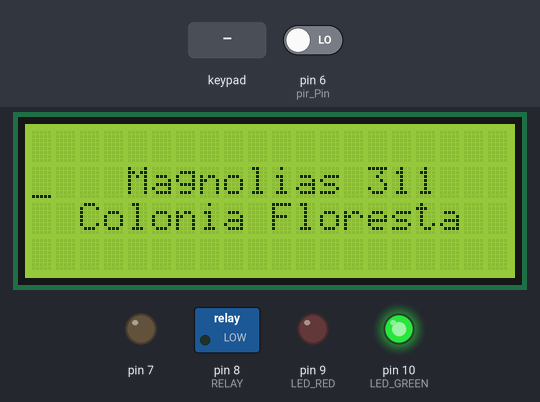
Bench run of a sketch on a simulated Arduino Mega 2560, built with avr-gcc and run on an emulated ATmega2560. On the bench: 20×4 character LCD, switched loads named in the sketch (green lamp = pin HIGH), output pins drawn as LEDs (lit = HIGH). The inputs (shaded band) are chosen by the test bench; at power-on: pin 6 (pir_Pin) LOW. What the sketch prints to the serial monitor is not drawn.

Above: at 5.4 s.
5.5 s: keypad keys 2 2 2 3 2 4 2 5 # pressed 0.4 s apart
At 7.4 s:
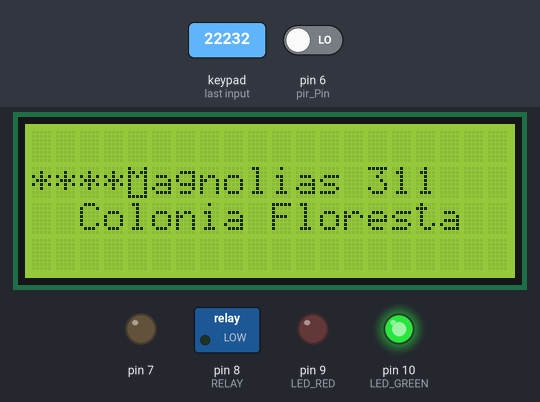
10.6 s: key '1' pressed
At 12.9 s:
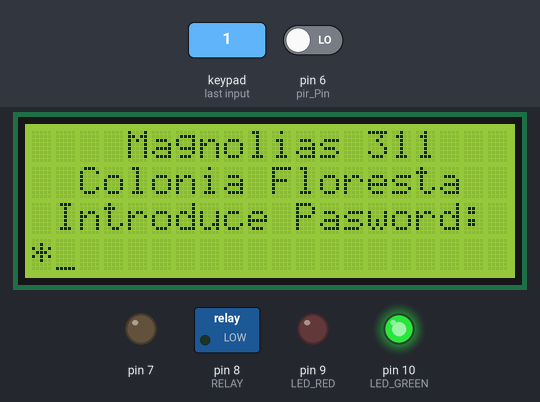
13.3 s: keypad keys 2 2 2 3 2 4 2 5 pressed 0.4 s apart
At 15.5 s:
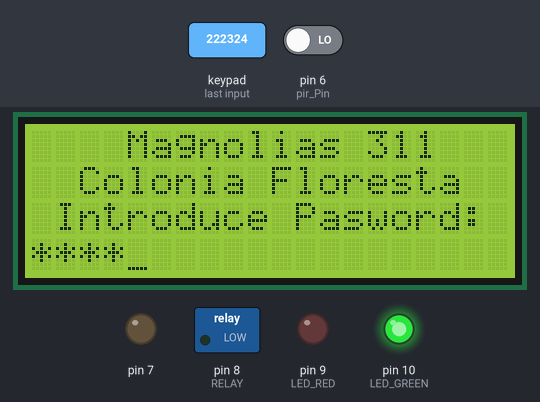
18.0 s: pin 6 (pir_Pin) driven HIGH
At 18.6 s:
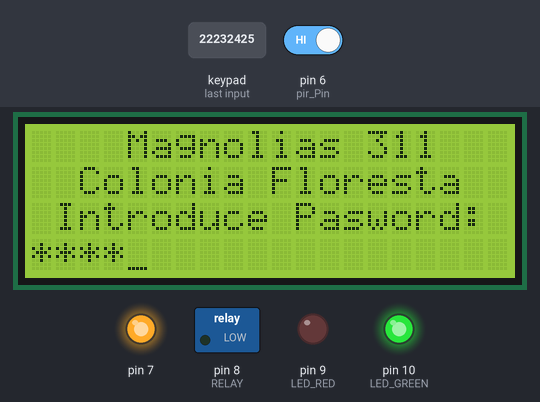
19.5 s: key '*' pressed
At 20.3 s:
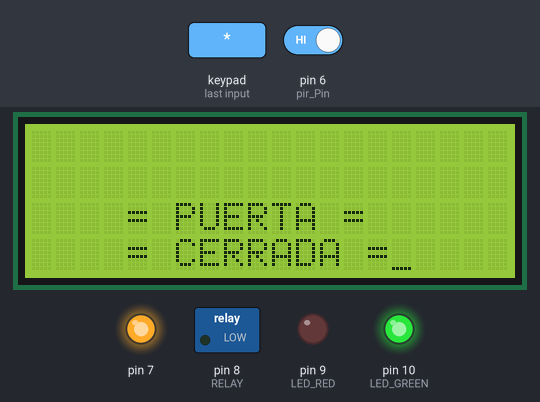
22.5 s: key '#' pressed
At 23.2 s:
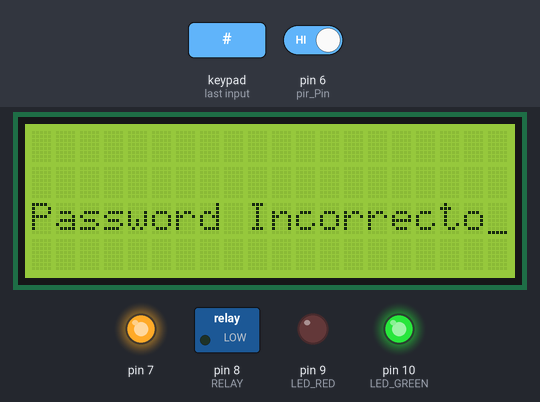
Timing chart, 0 to 25.5 s (numbered marks = the images above; inputs shaded):
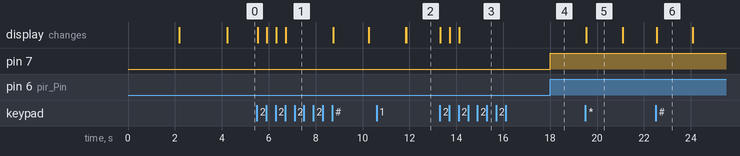

Measured:
- after the input at 5.5 s, the display: first changes at once (image 1 shows a later state)
- after the input at 10.6 s, the display: first differs from a run without the input after 1.3 s (image 2)
- after the input at 13.3 s, the display: first changes at once (image 3 shows a later state)
- after the input at 18.0 s, pin 7: LOW → HIGH at once
- after the input at 19.5 s, the display: changes at once (image 5)
- after the input at 22.5 s, the display: changes after 0.06 s (image 6)
- what the display in image 5 shows lasts 1.6 s, from 19.5 s to 21.1 s

The sketch:

Codigo_de_Simulacion.ino
```cpp
#include <Keypad.h>
#include <LiquidCrystal_I2C.h>
#define pir_Pin 6
//---[Habilitación de la LCD]---
//--> CAMBIA para LCD de 20x4, manejada por módulo I2C <--
// Inicializa la LCD
LiquidCrystal_I2C lcd(0x27,20,4);


//- - - - - - - - - - - - - - - - - - - - - - - - - - - - - - - - - - - - - - - -
//---[Habilitación del TECLADO]---
const byte ROWS = 4;  // Cuatro hileras del teclado
const byte COLS = 4;  // Cuatro Columnas del teclado
// --> Adaptar al teclado propio <--
// Definición de los símbolos del teclado (serigrafía)
char hexaKeys[ROWS][COLS] = {
  {'1', '2', '3', 'A'},
  {'4', '5', '6', 'B'},
  {'7', '8', '9', 'C'},
  {'*', '0', '#', 'D'}
};
// Conexiones a las terminales del teclado:
byte rowPins[ROWS] = {22,23, 24, 25};    // Hileras
byte colPins[COLS] = {26, 27, 28, 29};  // Columnas
// Inicialización de la una instancia del Teclado
Keypad customKeypad = Keypad( makeKeymap(hexaKeys), rowPins, colPins, ROWS, COLS);
//- - - - - - - - - - - - - - - - - - - - - - - - - - - - - - - - - - - - - - - -
//---[Habilitación de Otros Elementos]---
const int LED_RED = 9;   // LED Rojo (Red)
const int LED_GREEN = 10; // LED Verde (Green)
const int RELAY = 8;     // Relevador de apertura (o motor)
int pir_Value;
//- - - - - - - - - - - - - - - - - - - - - - - - - - - - - - - - - - - - - - - -
//---[ VARIABLES ]---
char keycount = 0;        // Conteo de intentos
char code[4];             // Retención de teclas oprimidas

//---[AJUSTES]-------------------------------------------------------------------
void setup() {
    // initialize LCD
     Serial.begin(9600);
    pinMode(7,OUTPUT);
  lcd.init();
  // turn on LCD backlight
  lcd.backlight();

  pinMode(LED_RED, OUTPUT);
  pinMode(LED_GREEN, OUTPUT);
  pinMode(RELAY, OUTPUT);
  // Ajuste de las características de la LCD (¡Modificar para LCD de 20x4!)
  lcd.begin(20,4);
  lcd.clear();
    lcd.setCursor(0, 1);
    lcd.print("INICIANDO SISTEMA DE");
    lcd.setCursor(0, 2);
    lcd.print("      SEGURIDAD");
    delay(2000);
    lcd.clear();
    lcd.setCursor(0, 2);
    lcd.print("  SISTEMA ACTIVADO");
    delay(2000);

//  lcd.print(" Introduce Pasword:");  // Impresión de un mensaje en la LCD
  lcd.setCursor(0, 3);    // Mover cursor a la segunda línea
  lcd.cursor();           // Encender el cursor
    digitalWrite(LED_GREEN, HIGH);  // Prendido
   digitalWrite(LED_RED,LOW);     // Apagado
  digitalWrite(RELAY, LOW );       // Apagado del relevador

  printDate();
}
//---[CICLO]--------------------------------------------------------------------
void loop() {

  char customKey = customKeypad.getKey();

  if (customKey && (keycount < 4) && (customKey != '#') && (customKey != '*')) {
    // lcd.print(customKey);    // Para imprimir tecla introducida
    lcd.print('*');             // Enmascaramiento de info, para protección
    code[keycount] = customKey;
    keycount++;
  }
  if (customKey == '*') {   // Tecla "Cancel/Lock" presionada para limpiar LCD...
    Lock();                 // ...y cerrar la puerta
  }
  if (customKey == '#') {   // Revisar Password y abrir
    lcd.setCursor(0,1);
    lcd.print("                    ");
    if ((code[0] == '1') && (code[1] == '5') && (code[2] == '9') && (code[3] == 'D'))
      // Verificar el password, por omisión: “169D”
    {
     digitalWrite(LED_GREEN, LOW); // Apaga LED Verde
     digitalWrite(LED_RED, HIGH);  // Enciende LED Rojo
      digitalWrite(RELAY, HIGH);    // Apertura de la puerta
     lcd.clear();
      lcd.setCursor(0, 2);            //
      lcd.print("    = PUERTA = ");  // Muestra mensaje de error


      lcd.setCursor(0,3);
      lcd.print("    = ABIERTA =");

      delay(3000);  // Se mantiene abierta por 4 segundos

      Lock();
    }
    else
    {
      lcd.clear();
      lcd.setCursor(0, 2);            //
      lcd.print("Password Incorrecto");  // Muestra mensaje de error
      delay(1500);    // Espera un momento

      Lock();
    }
  }
    pir_Value=digitalRead(pir_Pin);
  Serial.print(pir_Value);
  if(pir_Value==HIGH){
    digitalWrite(7,HIGH);
    Serial.print("Movimiento detectado");
    }
    else{
      digitalWrite(7,LOW);
      Serial.print("No detectado");
      }

}
//******************************************************************************
//-----[ SUBRUTINAS y FUNCIONES ]-----
//---[Cerradura de Puerta y ACtualización de mensaje en la LCD ]---
void Lock() {
  lcd.clear();
  lcd.setCursor(0, 2);            //
  lcd.print("    = PUERTA =");  //
  lcd.setCursor(0, 3);            //
  lcd.print("    = CERRADA =");  //
  delay(1500); // Espera un tiempo

//  lcd.setCursor(0, 1);            //
//  lcd.print("                ");  // Limpieza del password
//  lcd.setCursor(0, 1);
  lcd.clear();
  lcd.setCursor(0, 0);    // Mover cursor a la segunda línea
  lcd.print("    Magnolias 311");  // Impresión de un mensaje en la LCD
 lcd.setCursor(0, 1);    // Mover cursor a la segunda línea
  lcd.print("  Colonia Floresta  ");  // Impresión de un mensaje en la LCD
   lcd.setCursor(0, 2);    // Mover cursor a la segunda línea
  lcd.print(" Introduce Pasword:");  // Impresión de un mensaje en la LCD

   lcd.setCursor(0, 3);
  lcd.cursor();           // Encender el cursor

  keycount = 0;                   // Reinicia número de intentos
  digitalWrite(LED_GREEN, HIGH);  // LED Verde
 digitalWrite(LED_RED, LOW);     // LED Rojo
  digitalWrite(RELAY, LOW);       // Cierra la puerta
}

void printDate(){
    lcd.clear();
    lcd.setCursor(0, 1);
    lcd.print("    Magnolias 311   ");
    lcd.setCursor(0, 2);
    lcd.print("  Colonia Floresta  ");
}
```
